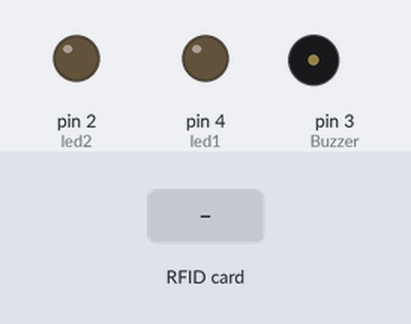
This sketch was run on a simulated Arduino Uno, built with avr-gcc and run on an emulated ATmega328P. On the bench: output pins drawn as LEDs (lit = HIGH), buzzer (waves = sounding, pin HIGH). Inputs (shaded band) come from the test bench. Pins used as bus, display or sensor lines are not drawn; what the sketch prints to the serial monitor is not drawn.

Above: at 1.2 s.
1.3 s: RFID card 86 FB 70 13 held to the reader
At 1.7 s:
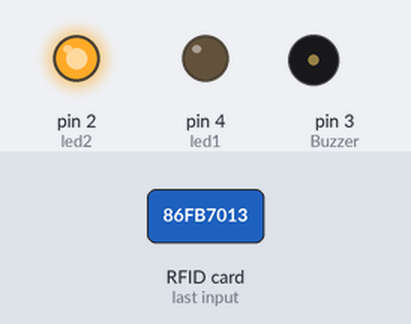
4.3 s: RFID card 2C EA F1 C5 held to the reader
At 4.96 s:
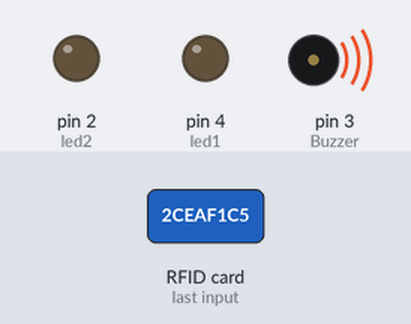
7.3 s: RFID card 5E 7A 19 C4 held to the reader
At 8.8 s:
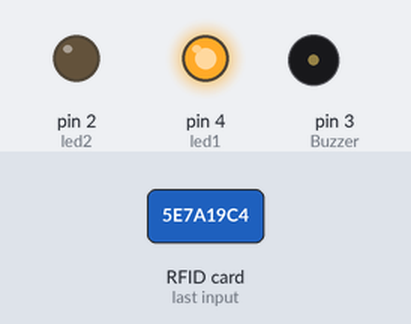
Timing chart, 0 to 12.1 s (numbered marks = the images above; inputs shaded):
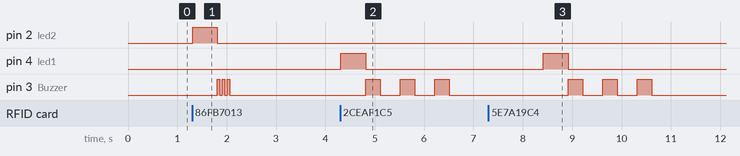

Measured:
- after the input at 1.3 s, pin 2 (led2): LOW → HIGH at once, → LOW 0.50 s later; pin 3 (Buzzer): alternates HIGH for 0.05 s and LOW for 0.05 s, 6 changes in all, then stays LOW, starting after 0.51 s
- after the input at 4.3 s, pin 4 (led1): LOW → HIGH at once, → LOW 0.50 s later; pin 3 (Buzzer): alternates HIGH for 0.30 s and LOW for 0.40 s, starting after 0.51 s
- after the input at 7.3 s, pin 4 (led1): LOW → HIGH after 1.1 s, → LOW 0.50 s later; pin 3 (Buzzer): alternates HIGH for 0.30 s and LOW for 0.40 s, 6 changes in all, then stays LOW, starting after 1.6 s

The sketch:

ultimo_cambio_project.ino
```cpp
#include <SPI.h>
#include <MFRC522.h>

#define RST_PIN         8          // Configurable, see typical pin layout above
#define SS_PIN          10         // Configurable, see typical pin layout above
#define Buzzer          3
MFRC522 mfrc522(SS_PIN, RST_PIN);  // Create MFRC522 instance

byte LecturaUID[4];
byte Usuario1[4]={0X86,0XFB,0X70,0X13};
byte Usuario2[4]={0X2C,0XEA,0XF1,0XC5};
int led1=4;
int led2=2;

void setup() {
  Serial.begin(9600);   // Initialize serial communications with the PC
  SPI.begin();      // Init SPI bus
  pinMode(Buzzer, OUTPUT); // Set buzzer pin to an Output pin
  digitalWrite(Buzzer, LOW); // Buzzer Off at startup
  mfrc522.PCD_Init();   // Init MFRC522
  Serial.println("ready");
  pinMode(led1,OUTPUT);
  pinMode(led2,OUTPUT);
  digitalWrite(led1,LOW);
  digitalWrite(led2,LOW);
 }

void loop() {
  // Look for new cards
  if ( ! mfrc522.PICC_IsNewCardPresent())
    return;

  // Select one of the cards
  if ( ! mfrc522.PICC_ReadCardSerial())
    return;

  Serial.print("UID:");
  for (byte i=0;i<mfrc522.uid.size;i++)
  {
    if (mfrc522.uid.uidByte[i]<0*10){
      Serial.print(" 0");
    }
    else {
      Serial.print(" ");
    }

    Serial.print(mfrc522.uid.uidByte[i],HEX);
    LecturaUID[i]=mfrc522.uid.uidByte[i];
  }

  Serial.print("\t");
  if (comparaUID(LecturaUID,Usuario1)){
    digitalWrite(led2,HIGH);
    delay(500);
    digitalWrite(led2,LOW);
    digitalWrite(led1,LOW);
    Serial.println("Welcome User 1");

    for (int y = 0; y < 3; y++){
      digitalWrite (Buzzer, HIGH) ;// Buzzer On
      delay (50) ;// Delay 1ms
      digitalWrite (Buzzer, LOW) ;// Buzzer Off
      delay (50) ;// delay 1ms
    }
    delay(1500);
  }else {
    digitalWrite(led1,HIGH);
    delay(500);
    digitalWrite(led1,LOW);
    digitalWrite(led2,LOW);
    Serial.println("Denied Acces");
    for (int y = 0; y < 3; y++){
      digitalWrite (Buzzer, HIGH) ;// Buzzer On
      delay (300) ;// Delay 1ms
      digitalWrite (Buzzer, LOW) ;// Buzzer Off
      delay (400) ;// delay 1ms
    }
    delay(1500);
   }
   mfrc522.PICC_HaltA();
}

boolean comparaUID(byte lectura[],byte usuario[]){

for (byte i=0; i<mfrc522.uid.size;i++){
  if (lectura[i]!=usuario[i])
    return(false);
  }
  return(true);
}
```
